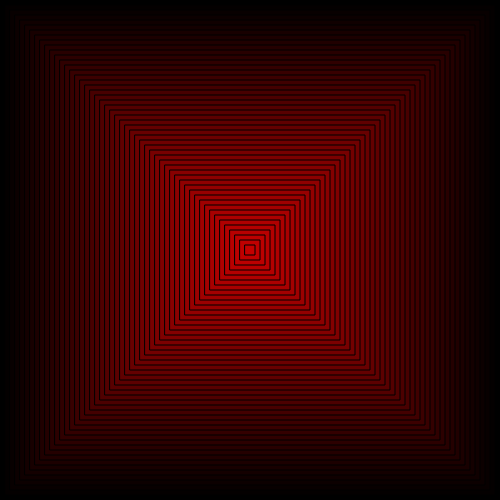
Frame 1 (no input)
Frame 60 (no input): identical to frame 1, image omitted
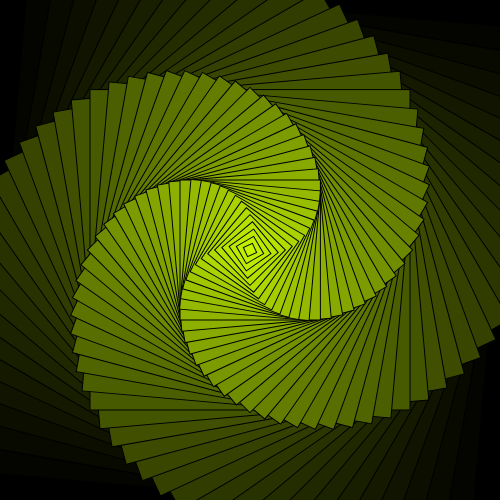
Frame 120 (the mouse pressed at the canvas centre since frame 60)

The p5.js sketch that drew these frames (run headless with seeded random() and noise() and a simulated clock; from frame 60 on, the mouse is pressed at the canvas centre):

// p5.js sketch
// ── sketch.js
var angle;

function setup() {
 createCanvas(500, 500);
 angleMode(DEGREES);
 rectMode(CENTER);
 angle = 0;

}

function draw() {
  background(200);

  var rectWidth = width;
  translate(width/2, height/2);
  var numbRect = 50;
  for(var i = 0; i < numbRect; i = i + 1) {
    push();
    var fi = i / numbRect;
    rotate(fi * mouseX);
    fill(fi * 200, fi * mouseY, 0);
    rect(0, 0, rectWidth, rectWidth);
    rectWidth = rectWidth - 10;
    pop();
  }
}
